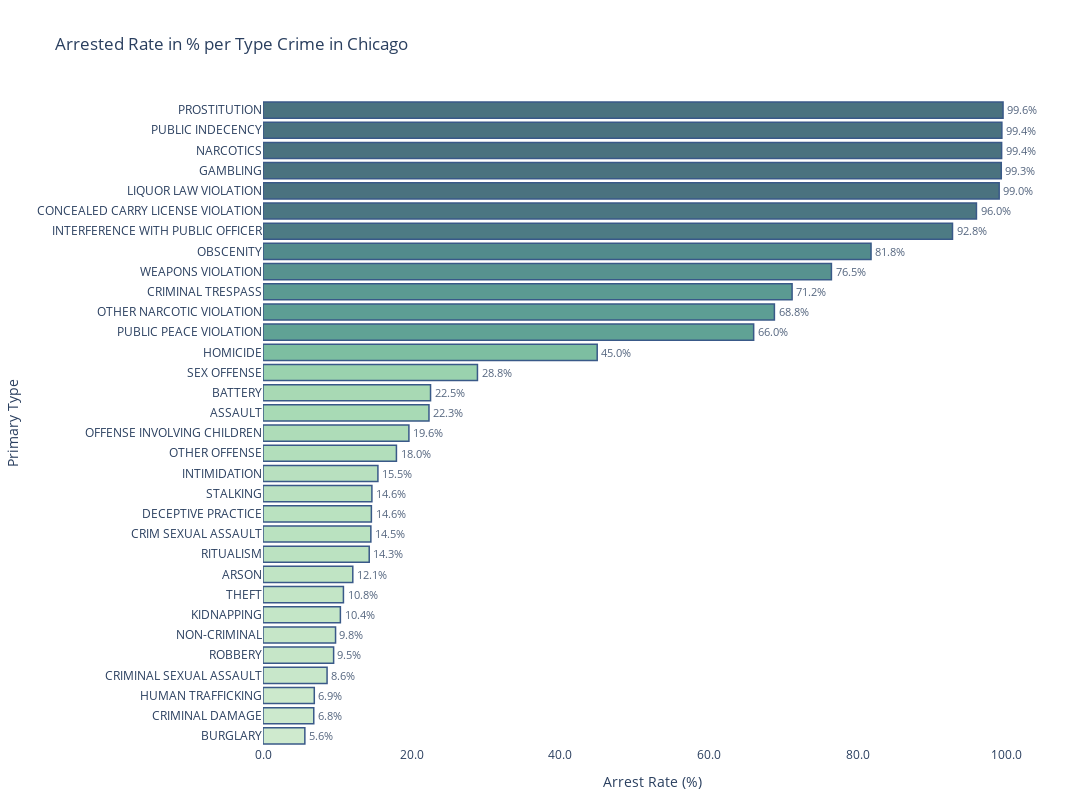

Notebook cell for this chart:
### Code cell
aux = df.groupby('Primary Type')['Arrest'].mean().reset_index()
aux['Arrest (%)'] = aux['Arrest'].round(4) * 100
aux.sort_values('Arrest', inplace=True)

trace = go.Bar(
    x=aux['Arrest (%)'],
    y=aux['Primary Type'],
    orientation='h',
    text=aux['Arrest (%)'].round(1).astype(str) + '%',
    textposition='outside',
    marker=dict(
        color=aux['Arrest (%)'],
        colorscale='Blugrn',
        line=dict(color='rgb(8,48,107)', width=1.5)
    ),
    opacity=0.8
)

layout = go.Layout(
    title='Arrested Rate in % per Type Crime in Chicago',
    xaxis=dict(title='Arrest Rate (%)', tickformat=".1f"),
    yaxis=dict(title='Primary Type'),
    margin=dict(l=200, r=50, t=100, b=50),
    plot_bgcolor='rgb(255, 255, 255)',  # Set the plot background color to white
    paper_bgcolor='rgb(255, 255, 255)',  # Set the paper background color to white
    width=1200,  # Set the width to 12 inches (each unit is equivalent to 100 pixels)
    height=800  # Set the height to 30 inches
)

fig = go.Figure(data=[trace], layout=layout)
fig.show()

### Figure 1 — Plotly figure (JSON) as saved in the notebook; plotly's stock layout.template omitted (floating-point values rounded to 4 significant figures)
{"data": [{"marker": {"color": [5.63, 6.83, 6.9, 8.62, 9.5, 9.76, 10.41, 10.82, 12.08, 14.29, 14.51, 14.58, 14.65, 15.46, 17.95, 19.63, 22.33, 22.54, 28.85, 44.96, 66.01, 68.8, 71.18, 76.47, 81.8, 92.76, 95.98, 99.04, 99.32, 99.37, 99.4, 99.56], "colorscale": [[0, "rgb(196, 230, 195)"], [0.1667, "rgb(150, 210, 164)"], [0.3333, "rgb(109, 188, 144)"], [0.5, "rgb(77, 162, 132)"], [0.6667, "rgb(54, 135, 122)"], [0.8333, "rgb(38, 107, 110)"], [1, "rgb(29, 79, 96)"]], "line": {"color": "rgb(8,48,107)", "width": 1.5}}, "opacity": 0.8, "orientation": "h", "text": ["5.6%", "6.8%", "6.9%", "8.6%", "9.5%", "9.8%", "10.4%", "10.8%", "12.1%", "14.3%", "14.5%", "14.6%", "14.6%", "15.5%", "18.0%", "19.6%", "22.3%", "22.5%", "28.8%", "45.0%", "66.0%", "68.8%", "71.2%", "76.5%", "81.8%", "92.8%", "96.0%", "99.0%", "99.3%", "99.4%", "99.4%", "99.6%"], "textposition": "outside", "type": "bar", "x": [5.63, 6.83, 6.9, 8.62, 9.5, 9.76, 10.41, 10.82, 12.08, 14.29, 14.51, 14.58, 14.65, 15.46, 17.95, 19.63, 22.33, 22.54, 28.85, 44.96, 66.01, 68.8, 71.18, 76.47, 81.8, 92.76, 95.98, 99.04, 99.32, 99.37, 99.4, 99.56], "y": ["BURGLARY", "CRIMINAL DAMAGE", "HUMAN TRAFFICKING", "CRIMINAL SEXUAL ASSAULT", "ROBBERY", "NON-CRIMINAL", "KIDNAPPING", "THEFT", "ARSON", "RITUALISM", "CRIM SEXUAL ASSAULT", "DECEPTIVE PRACTICE", "STALKING", "INTIMIDATION", "OTHER OFFENSE", "OFFENSE INVOLVING CHILDREN", "ASSAULT", "BATTERY", "SEX OFFENSE", "HOMICIDE", "PUBLIC PEACE VIOLATION", "OTHER NARCOTIC VIOLATION", "CRIMINAL TRESPASS", "WEAPONS VIOLATION", "OBSCENITY", "INTERFERENCE WITH PUBLIC OFFICER", "CONCEALED CARRY LICENSE VIOLATION", "LIQUOR LAW VIOLATION", "GAMBLING", "NARCOTICS", "PUBLIC INDECENCY", "PROSTITUTION"]}], "layout": {"height": 800, "margin": {"b": 50, "l": 200, "r": 50, "t": 100}, "paper_bgcolor": "rgb(255, 255, 255)", "plot_bgcolor": "rgb(255, 255, 255)", "title": {"text": "Arrested Rate in % per Type Crime in Chicago"}, "width": 1200, "xaxis": {"tickformat": ".1f", "title": {"text": "Arrest Rate (%)"}}, "yaxis": {"title": {"text": "Primary Type"}}}}
